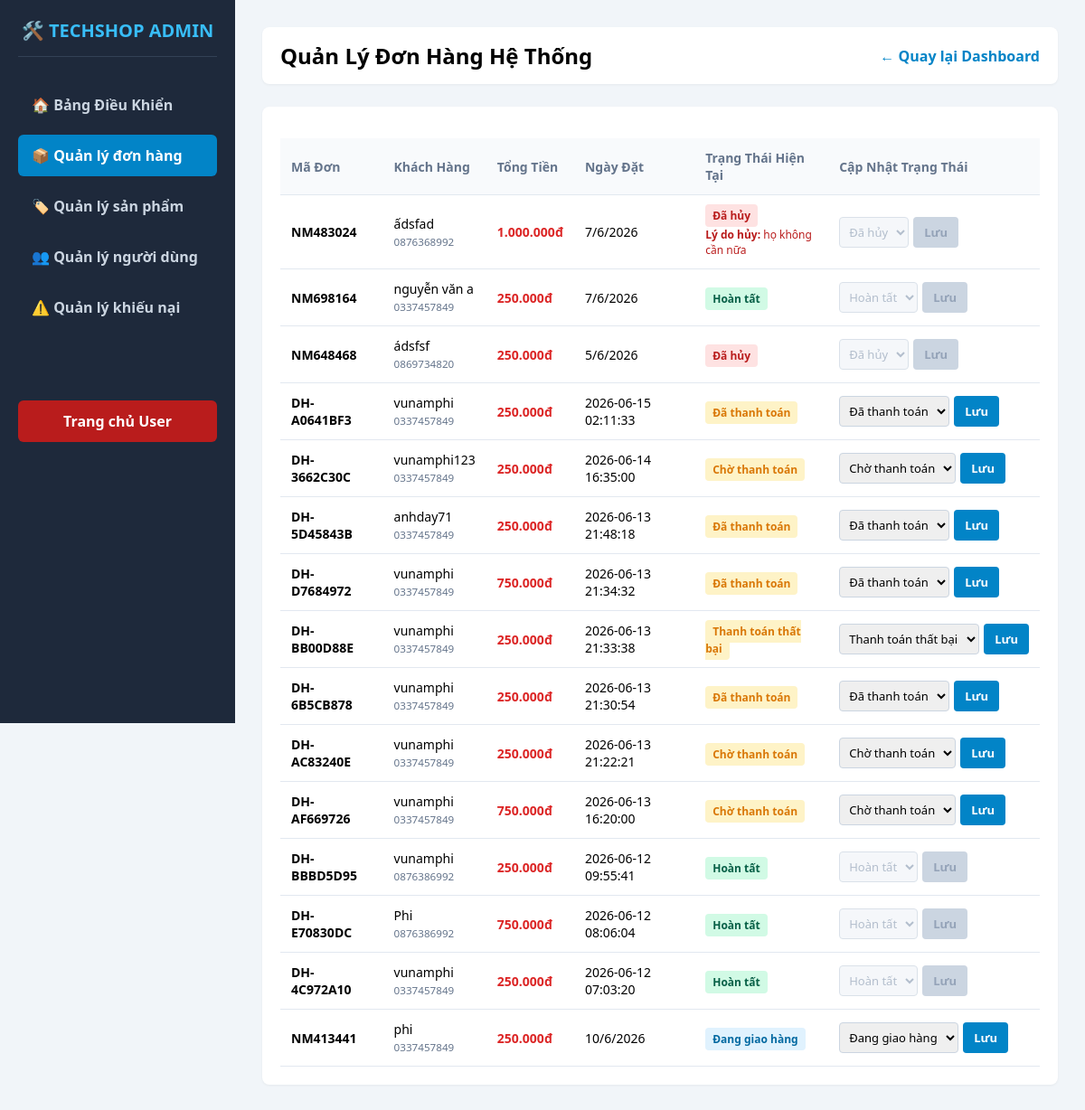
The app's page /admin/orders.php (signed in), older data.
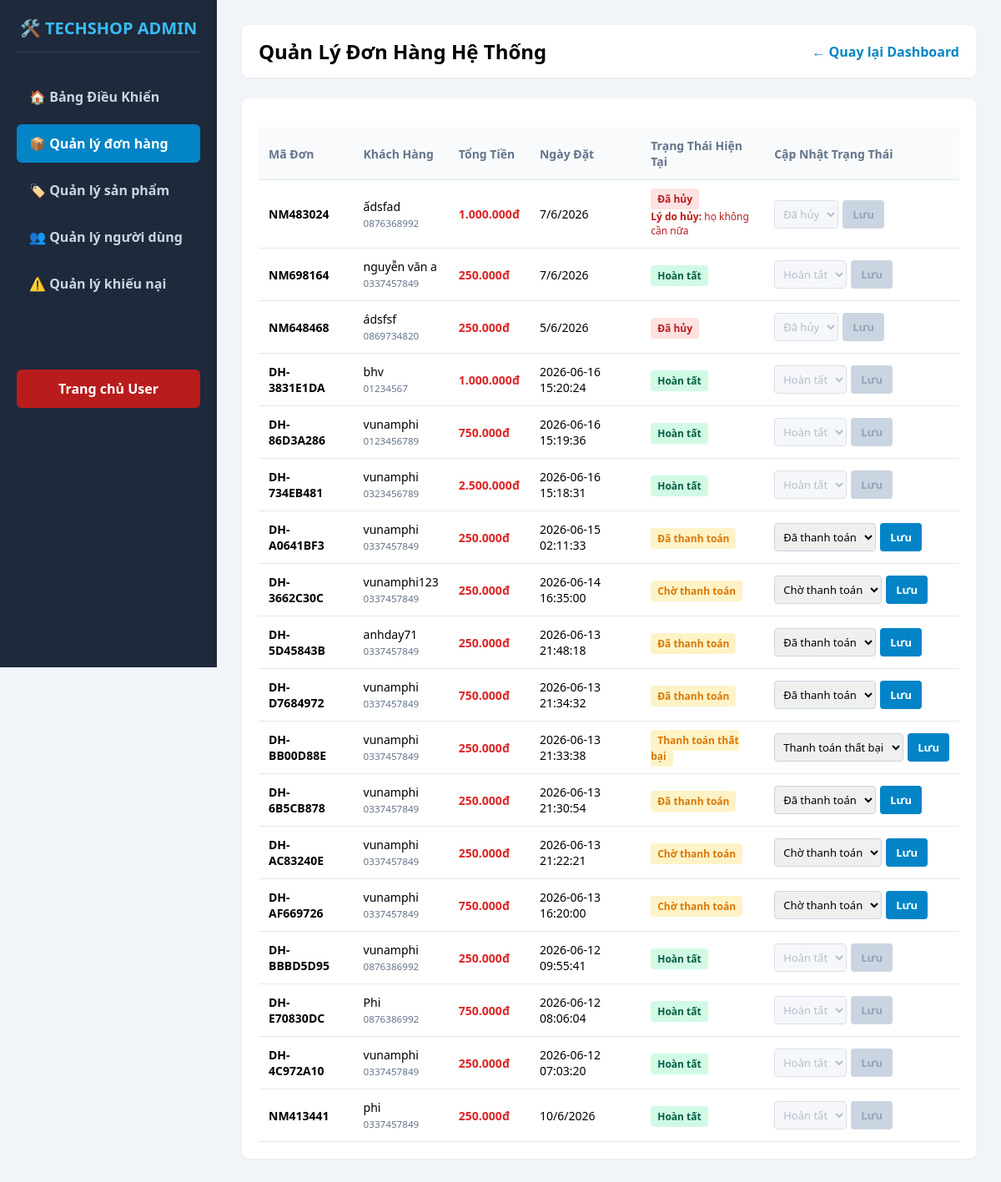
The same page, newer data.
### tables this page shows
CREATE TABLE `orders` (
  `order_id` varchar(50) NOT NULL,
  `user_id` int(11) DEFAULT NULL,
  `fullname` varchar(100) NOT NULL,
  `phone` varchar(20) NOT NULL,
  `email` varchar(150) NOT NULL,
  `address` varchar(255) NOT NULL,
  `note` text DEFAULT NULL,
  `payment` varchar(50) NOT NULL,
  `total` int(11) NOT NULL,
  `status` varchar(50) DEFAULT 'Đã đặt',
  `cancel_reason` text DEFAULT NULL,
  `created_at` varchar(50) NOT NULL
);

### db_utils.php (called while the page is built, shortened)
<?php
class DB_UTILS
{
    public $connection;
    public function __construct()
    {
        $db = new Database();
        $this->connection = $db->getConnection();
    }
    function getAll($sql, $params = [])
    {
        $conn = $this->connection;
        $stmt = $conn->prepare($sql);
        $stmt->execute($params);
        return $stmt->fetchAll(PDO::FETCH_ASSOC);
    }
}

### admin/orders.php (the view, shortened to what this page needs)
<?php
require_once "../db_utils.php";
$db = new DB_UTILS();
$orders = $db->getAll("SELECT * FROM orders ORDER BY created_at DESC");
?>
<!DOCTYPE html>
<html lang="vi">
<head>
</head>
<body>
    <div class="sidebar">
        <h2>🛠️ TECHSHOP ADMIN</h2>
        <a href="index.php">🏠 Bảng Điều Khiển</a>
        <a href="orders.php" class="active">📦 Quản lý đơn hàng</a>
        <a href="products.php">🏷️ Quản lý sản phẩm</a>
        <a href="users.php">👥 Quản lý người dùng</a>
        <a href="reports.php">⚠️ Quản lý khiếu nại</a>
        <a href="../index.php" style="margin-top: 80px; background: #b91c1c; text-align: center; color: white;">Trang chủ User</a>
    </div>
    <div class="main-content">
        <div class="header-panel">
            <h2>Quản Lý Đơn Hàng Hệ Thống</h2>
            <a href="index.php" style="text-decoration:none; color:#0284c7; font-weight:bold;">← Quay lại Dashboard</a>
        </div>
        <div class="card">
            <table>
                <tr>
                    <th>Mã Đơn</th>
                    <th>Khách Hàng</th>
                    <th>Tổng Tiền</th>
                    <th>Ngày Đặt</th>
                    <th>Trạng Thái Hiện Tại</th>
                    <th>Cập Nhật Trạng Thái</th>
                </tr>
                <?php foreach ($orders as $o):
                    $badgeClass = 'status-pending';
                    if ($o['status'] === 'Đang giao hàng') $badgeClass = 'status-shipping';
                    if ($o['status'] === 'Hoàn tất') $badgeClass = 'status-success';
                    if ($o['status'] === 'Đã hủy') $badgeClass = 'status-cancel';
                    $isLocked = ($o['status'] === 'Hoàn tất' || $o['status'] === 'Đã hủy');
                    ?>
                    <tr>
                        <td><strong><?= htmlspecialchars($o['order_id']) ?></strong></td>
                        <td>
                            <div><?= htmlspecialchars($o['fullname']) ?></div>
                            <small style="color:#64748b;"><?= htmlspecialchars($o['phone']) ?></small>
                        </td>
                        <td style="color:#dc2626; font-weight:bold;"><?= number_format($o['total'], 0, ',', '.') ?>đ</td>
                        <td><?= htmlspecialchars($o['created_at']) ?></td>
                        <td>
                            <span class="status-badge <?= $badgeClass ?>"><?= htmlspecialchars($o['status']) ?></span>
                            <?php if (!empty($o['cancel_reason'])): ?>
                                <div style="font-size:12px; color:#b91c1c; margin-top:4px; max-width:180px;">
                                    <strong>Lý do hủy:</strong> <?= htmlspecialchars($o['cancel_reason']) ?>
                                </div>
                            <?php endif; ?>
                        </td>
                        <td>
                            <form method="POST" style="display:flex; flex-direction:column; gap:4px; align-items:flex-start;">
                                <div style="display:flex; gap:5px;">
                                    <select name="status" onchange="handleStatusChange(this, '<?= $o['order_id'] ?>')" <?= $isLocked ? 'disabled' : '' ?>>
                                        <?php if ($o['status'] === 'Đã đặt'): ?>
                                            <option value="Đã đặt" selected>Đã đặt</option>
                                            <option value="Đang giao hàng">Đang giao hàng</option>
                                            <option value="Đã hủy">Hủy đơn</option>
                                        <?php elseif ($o['status'] === 'Đang giao hàng'): ?>
                                            <option value="Đang giao hàng" selected>Đang giao hàng</option>
                                        <?php else: ?>
                                            <option value="<?= htmlspecialchars($o['status']) ?>" selected><?= htmlspecialchars($o['status']) ?></option>
                                        <?php endif; ?>
                                    </select>
                                    <button type="submit" <?= $isLocked ? 'disabled' : '' ?>>Lưu</button>
                                </div>
                            </form>
                        </td>
                    </tr>
                <?php endforeach; ?>
            </table>
        </div>
    </div>
</body>
</html>

### admin/orders.php (style rules this page uses)
* { box-sizing: border-box; margin: 0; padding: 0; font-family: 'Segoe UI', Arial, sans-serif; }
body { background: #f1f5f9; display: flex; min-height: 100vh; }
.sidebar { width: 260px; background: #1e293b; color: white; padding: 20px; position: fixed; height: 100vh; top: 0; left: 0; }
.sidebar h2 { font-size: 20px; margin-bottom: 30px; text-align: center; border-bottom: 1px solid #334155; padding-bottom: 15px; color: #38bdf8; }
.sidebar a { display: block; color: #cbd5e1; text-decoration: none; padding: 12px 15px; border-radius: 6px; margin-bottom: 10px; font-weight: bold; transition: all 0.2s; }
.sidebar a.active { background: #0284c7; color: white; }
.main-content { margin-left: 260px; flex: 1; padding: 30px; }
.header-panel { background: white; padding: 15px 20px; border-radius: 8px; margin-bottom: 25px; display: flex; justify-content: space-between; align-items: center; box-shadow: 0 1px 3px rgba(0, 0, 0, 0.05); }
.card { background: white; padding: 20px; border-radius: 8px; box-shadow: 0 1px 3px rgba(0, 0, 0, 0.05); }
table { width: 100%; border-collapse: collapse; margin-top: 15px; }
th, td { padding: 12px; text-align: left; border-bottom: 1px solid #e2e8f0; font-size: 14px; vertical-align: middle; }
th { background: #f8fafc; color: #64748b; font-weight: 600; }
select { padding: 6px; border: 1px solid #cbd5e1; border-radius: 4px; font-size: 13px; outline: none; }
select:disabled { background: #f1f5f9; color: #94a3b8; cursor: not-allowed; }
button { background: #0284c7; color: white; border: none; padding: 6px 12px; border-radius: 4px; cursor: pointer; font-weight: bold; font-size: 13px; }
button:disabled { background: #cbd5e1; color: #94a3b8; cursor: not-allowed; }
.status-badge { font-weight: bold; padding: 4px 8px; border-radius: 4px; font-size: 12px; }
.status-pending { background: #fef3c7; color: #d97706; }
.status-success { background: #d1fae5; color: #065f46; }
.status-cancel { background: #fee2e2; color: #b91c1c; }
.status-shipping { background: #e0f2fe; color: #0369a1; }

Row changes from the older to the newer data that the page shows:
added orders: order_id "DH-3831E1DA", fullname "bhv", phone "01234567", total "1.000.000", created_at "2026-06-16 15:20:24", status "Hoàn tất"
added orders: order_id "DH-86D3A286", fullname "vunamphi", phone "0123456789", total "750.000", created_at "2026-06-16 15:19:36", status "Hoàn tất"
added orders: order_id "DH-734EB481", fullname "vunamphi", phone "0323456789", total "2.500.000", created_at "2026-06-16 15:18:31", status "Hoàn tất"
changed orders "NM413441": status "Đang giao hàng" → "Hoàn tất"
